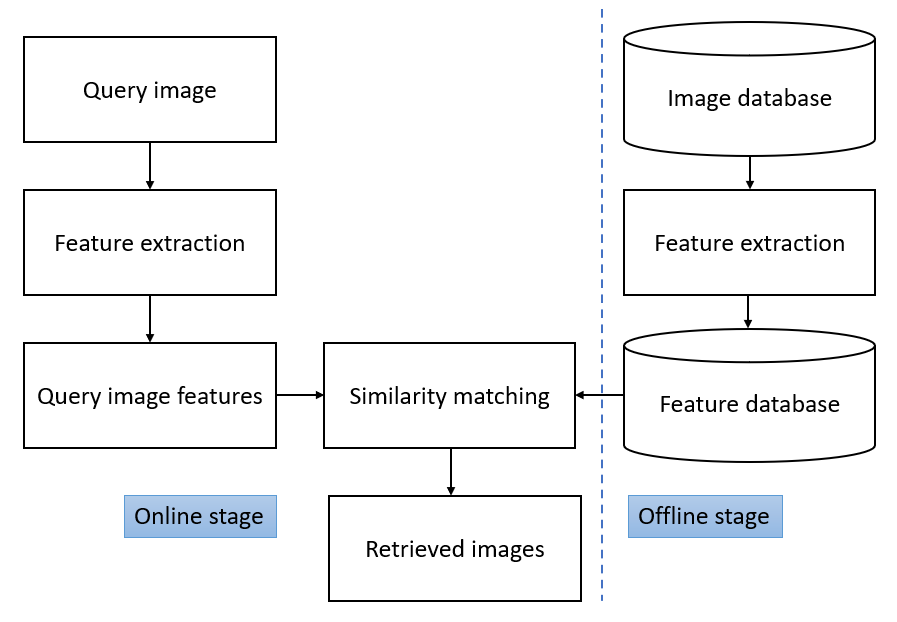
#> input picture Images/CBIR system.PNG, 897 x 622 px; its folder holds only this picture in this run
$ python -i feature_extraction_hog.py   (imports and definitions only)   (older library calls are emulated)
#> lines starting #> are read from the running program, lines starting #| are printed output that depends on the picture
# Import libraries
import numpy as np
import cv2
from imutils import paths
import time
import os
import math
import matplotlib.pyplot as plt

# Fixed constants
ALGORITHM = 'shape_hog'

# Parameters
DIMENSION = (100, 100)
PARAM = str(DIMENSION[0]) + 'x' + str(DIMENSION[1])

# Datasets
DATASETS = ['groundtruth', 'wang', 'art']
DATASET_NAME = 'patterns'
EXTENSION = '.npy'

# Relative paths
ABSOLUTE_PATH = os.path.abspath(__file__)
FILE_DIRECTORY = os.path.dirname(ABSOLUTE_PATH)
ROOT_DIRECTORY = os.path.dirname(FILE_DIRECTORY)

# Dataset
INPUT_DATASET_DIRECTORY = os.path.join(ROOT_DIRECTORY, 'Datasets')
INPUT_DATASET_PATH = os.path.join(INPUT_DATASET_DIRECTORY, DATASET_NAME)

# Features
OUTPUT_FEATURES_DIRECTORY = os.path.join(ROOT_DIRECTORY, 'Features')

# Time
START_TIME = time.time()


class HogDescriptor:
    def __init__(self, img, cell_size=16, bin_size=8):
        self.img = img
        self.img = np.sqrt(img / float(np.max(img)))
        self.img = self.img * 255
        self.cell_size = cell_size
        self.bin_size = bin_size
        self.angle_unit = 360 // self.bin_size
        assert type(self.bin_size) == int, "bin_size should be integer,"
        assert type(self.cell_size) == int, "cell_size should be integer,"
        assert type(self.angle_unit) == int, "bin_size should be divisible by 360"

    def extract(self):
        height, width = self.img.shape
        gradient_magnitude, gradient_angle = self.global_gradient()
        gradient_magnitude = abs(gradient_magnitude)
        cell_gradient_vector = np.zeros((height // self.cell_size, width // self.cell_size, self.bin_size))
        for i in range(cell_gradient_vector.shape[0]):
            for j in range(cell_gradient_vector.shape[1]):
                cell_magnitude = gradient_magnitude[i * self.cell_size:(i + 1) * self.cell_size,
                                 j * self.cell_size:(j + 1) * self.cell_size]
                cell_angle = gradient_angle[i * self.cell_size:(i + 1) * self.cell_size,
                             j * self.cell_size:(j + 1) * self.cell_size]
                cell_gradient_vector[i][j] = self.cell_gradient(cell_magnitude, cell_angle)

        hog_image = self.render_gradient(np.zeros([height, width]), cell_gradient_vector)
        hog_vector = []
        for i in range(cell_gradient_vector.shape[0] - 1):
            for j in range(cell_gradient_vector.shape[1] - 1):
                block_vector = []
                block_vector.extend(cell_gradient_vector[i][j])
                block_vector.extend(cell_gradient_vector[i][j + 1])
                block_vector.extend(cell_gradient_vector[i + 1][j])
                block_vector.extend(cell_gradient_vector[i + 1][j + 1])
                mag = lambda vector: math.sqrt(sum(i ** 2 for i in vector))
                magnitude = mag(block_vector)
                if magnitude != 0:
                    normalize = lambda block_vector, magnitude: [element / magnitude for element in block_vector]
                    block_vector = normalize(block_vector, magnitude)
                hog_vector.append(block_vector)
        hog_vector = np.array(hog_vector).reshape(-1)
        return hog_vector, hog_image

    def global_gradient(self):
        gradient_values_x = cv2.Sobel(self.img, cv2.CV_64F, 1, 0, ksize=5)
        gradient_values_y = cv2.Sobel(self.img, cv2.CV_64F, 0, 1, ksize=5)
        gradient_magnitude = cv2.addWeighted(gradient_values_x, 0.5, gradient_values_y, 0.5, 0)
        gradient_angle = cv2.phase(gradient_values_x, gradient_values_y, angleInDegrees=True)
        return gradient_magnitude, gradient_angle

    def cell_gradient(self, cell_magnitude, cell_angle):
        orientation_centers = [0] * self.bin_size
        for i in range(cell_magnitude.shape[0]):
            for j in range(cell_magnitude.shape[1]):
                gradient_strength = cell_magnitude[i][j]
                gradient_angle = cell_angle[i][j]
                min_angle, max_angle, mod = self.get_closest_bins(gradient_angle)
                orientation_centers[min_angle] += (gradient_strength * (1 - (mod / self.angle_unit)))
                orientation_centers[max_angle] += (gradient_strength * (mod / self.angle_unit))
        return orientation_centers

    def get_closest_bins(self, gradient_angle):
        idx = int(gradient_angle / self.angle_unit)
        mod = gradient_angle % self.angle_unit
        if idx == self.bin_size:
            return idx - 1, (idx) % self.bin_size, mod
        return idx, (idx + 1) % self.bin_size, mod

    def render_gradient(self, image, cell_gradient):
        cell_width = self.cell_size / 2
        max_mag = np.array(cell_gradient).max()
        for x in range(cell_gradient.shape[0]):
            for y in range(cell_gradient.shape[1]):
                cell_grad = cell_gradient[x][y]
                cell_grad /= max_mag
                angle = 0
                angle_gap = self.angle_unit
                for magnitude in cell_grad:
                    angle_radian = math.radians(angle)
                    x1 = int(x * self.cell_size + magnitude * cell_width * math.cos(angle_radian))
                    y1 = int(y * self.cell_size + magnitude * cell_width * math.sin(angle_radian))
                    x2 = int(x * self.cell_size - magnitude * cell_width * math.cos(angle_radian))
                    y2 = int(y * self.cell_size - magnitude * cell_width * math.sin(angle_radian))
                    cv2.line(image, (y1, x1), (y2, x2), int(255 * math.sqrt(magnitude)))
                    angle += angle_gap
        return image


# [33 lines not run here, left out]

>>> import cv2
>>> picture = cv2.imread('../Images/CBIR system.PNG')
#> picture is the input picture: shape (622, 897, 3); mean B, G, R 244.6, 243.7, 242.9
>>> result = HogDescriptor(picture).extract()
#> in __init__, `self.img = np.sqrt(img / float(np.max(img)))`:
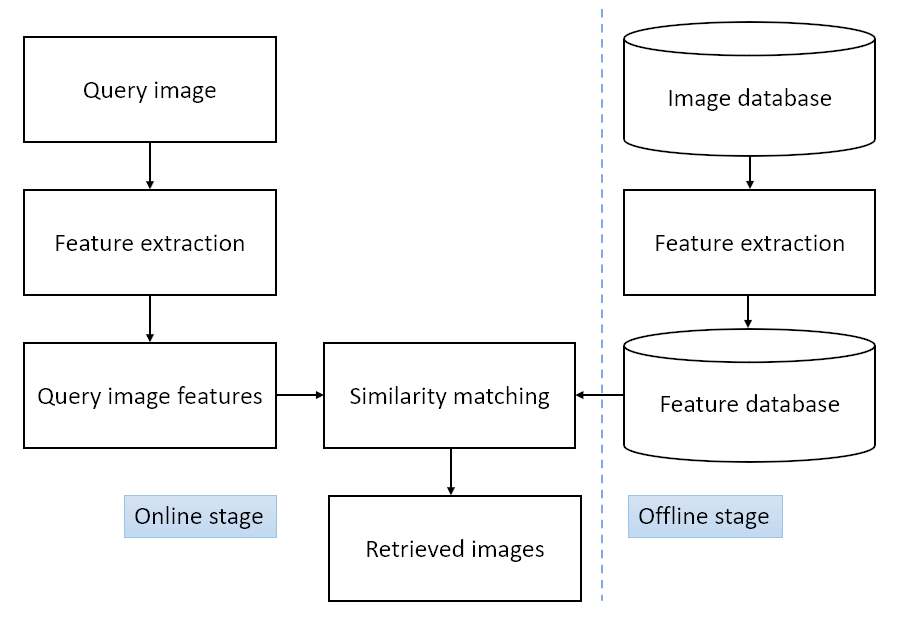
#> self.img: shape (622, 897, 3) float64; mean B, G, R 0.963, 0.961, 0.96
#> (the run stopped early here; a loop or call above may not have finished)

$ run again, on Images/loss_patterns.PNG
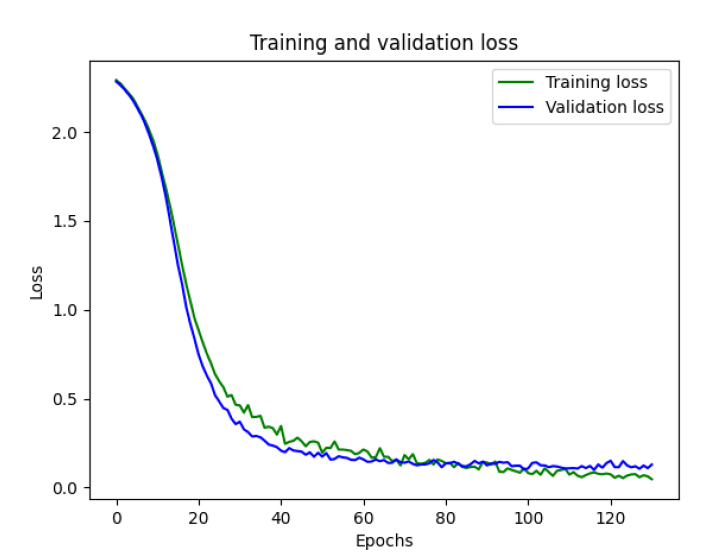
#> input picture Images/loss_patterns.PNG, 706 x 558 px
#> picture is the input picture: shape (558, 706, 3); mean B, G, R 249.6, 248.9, 248.2
#> in __init__, `self.img = np.sqrt(img / float(np.max(img)))`:
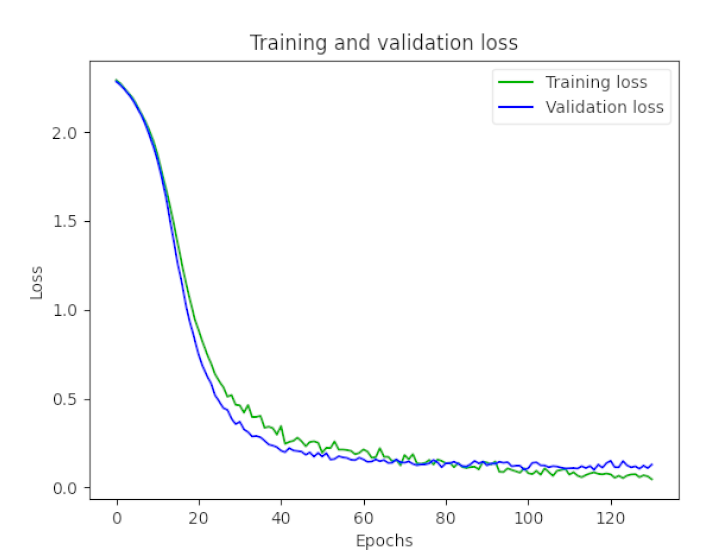
#> self.img: shape (558, 706, 3) float64; mean B, G, R 0.986, 0.984, 0.981
